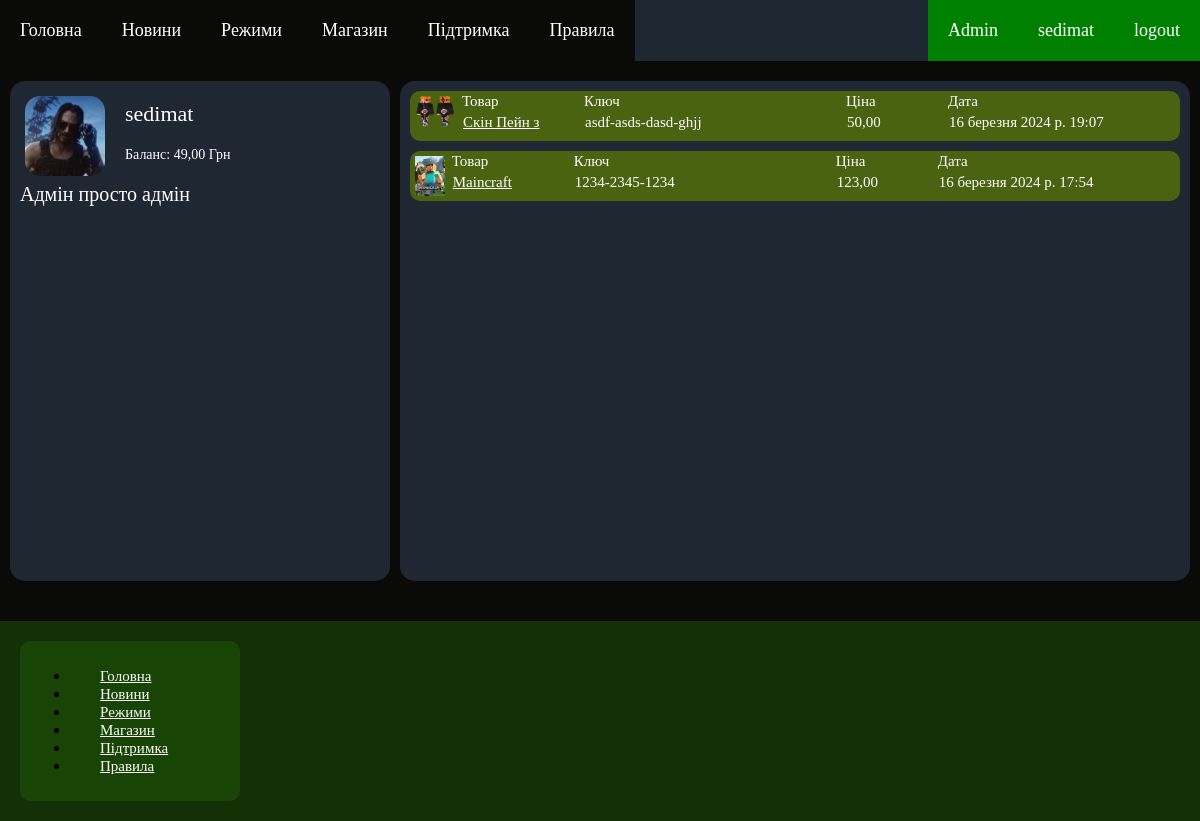
/user (signed in), run on an earlier commit of the app's database.
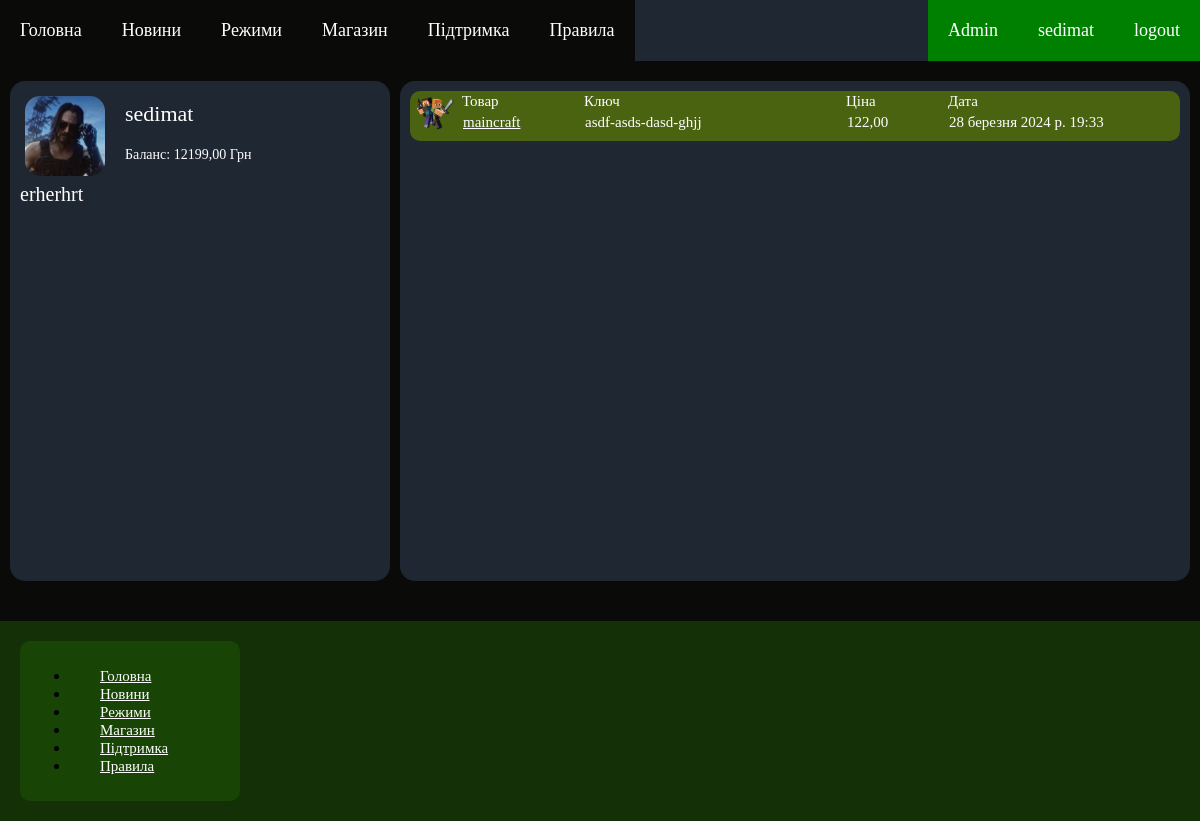
And on a later commit of the database.
### Shop/models.py (models this page shows, shortened)
class UserProfile(models.Model):
    id_user = models.ForeignKey(User, on_delete=models.CASCADE, verbose_name="Користувач")
    avatar = models.ImageField(upload_to='avatar', default='avatar/avatar_crj2ayQ.jpg')
    description = models.TextField(blank=True, verbose_name="Опис")
    wallet = models.DecimalField(max_digits=20, decimal_places=2, default=0, verbose_name="Гаманець")
    secret = models.CharField(max_length=100, default="", verbose_name="Секрет")
    class Meta:
        verbose_name = "Користувач додаток"
        verbose_name_plural = "Користувачі додаток"

class UserBuying(models.Model):
    id_user = models.ForeignKey(User, on_delete=models.CASCADE, verbose_name="Користувач")
    product = models.ForeignKey(Products, on_delete=models.CASCADE, verbose_name="Товар")
    keys = models.CharField(max_length=100, verbose_name="Ключ")
    price = models.DecimalField(max_digits=10, decimal_places=2, verbose_name="Ціна товару")
    timestamp = models.DateTimeField(auto_now_add=True)
    secret = models.CharField(max_length=100, default="", verbose_name="Секрет")
    class Meta:
        verbose_name = "Покупка користувача"
        verbose_name_plural = "Покупки користувача"

class Products(models.Model):
    name = models.CharField(max_length=50, verbose_name="Назва")
    img = models.ImageField(upload_to='avatar', default='product/avatar_crj2ayQ.jpg')
    description = models.TextField(blank=True, verbose_name="Опис")
    price = models.DecimalField(max_digits=10, decimal_places=2, verbose_name="Ціна товару")
    discont = models.DecimalField(max_digits=100, decimal_places=0, verbose_name="Знижка")
    number = models.DecimalField(max_digits=10, decimal_places=0, default=0, verbose_name="Проданих")
    class Meta:
        verbose_name = "Товар"
        verbose_name_plural = "Товари"

### Shop/views.py (the view)
# urls.py: path("user", views.user, name='user'),
def user(request):
    context = {}
    if request.user.username:
        user = User.objects.get(username=request.user.username)
        context.update({"user": user})
        user_inf = UserProfile.objects.get(id_user=user)
        context.update({"user_inf": user_inf})
        user_buys = UserBuying.objects.filter(id_user=user).order_by('-timestamp')
        context.update({"user_buys": user_buys})
    return render(request, 'Shop/user.html', context=context)

### templates/Shop/user.html (shortened to what this page needs)
{% extends "Shop/base.html" %}
{% block base %}
<div class="content">
        <div class="user_navig">
            <img class="avatar" src="{{ user_inf.avatar.url }}">
            <p class="user_text">{{ user.username}}</p>
            <p class="user_wallet">Баланс: {{ user_inf.wallet }} Грн</p>
            <p class="title0">{{ user_inf.description }}</p>
        </div>
        <div class="product_big">
            {% for buys in user_buys %}
                <div class="buying">
                    <img class="min_img" src="{{ buys.product.img.url }}">
                    <table>
                        <tr>
                            <td class="user_inf" width="120">Товар</td>
                            <td class="user_inf" width="260">Ключ</td>
                            <td class="user_inf" width="100">Ціна</td>
                            <td class="user_inf" width="230">Дата</td>
                        </tr>
                        <tr>
                            <td><a class="user_inf" href="{% url 'product' id=buys.product.id %}">{{ buys.product.name|slice:":12" }}</a></td>
                            <td><p class="user_inf" >{{ buys.keys }}</p></td>
                            <td><p class="user_inf" >{{ buys.price }}</p></td>
                            <td><p class="user_inf" >{{ buys.timestamp }}</p></td>
                        </tr>
                    </table>
                </div>
            {% endfor %}
        </div>
</div>
{% endblock %}

What changed in the data, as far as the page shows it:
removed UserProfile: avatar (picture), wallet "49,00", description "Адмін просто адмін"
removed UserBuying: product.img (picture), product.name "Скін Пейн з", keys "asdf-asds-dasd-ghjj", price "50,00", timestamp "16 березня 2024 р. 19:07"
removed UserBuying: product.img (picture), product.name "Maincraft", keys "1234-2345-1234", price "123,00", timestamp "16 березня 2024 р. 17:54"
now on this page (row edited): UserProfile: avatar (picture), wallet "12199,00", description "erherhrt"
added UserBuying: product.img (picture), product.name "maincraft", keys "asdf-asds-dasd-ghjj", price "122,00", timestamp "28 березня 2024 р. 19:33"
